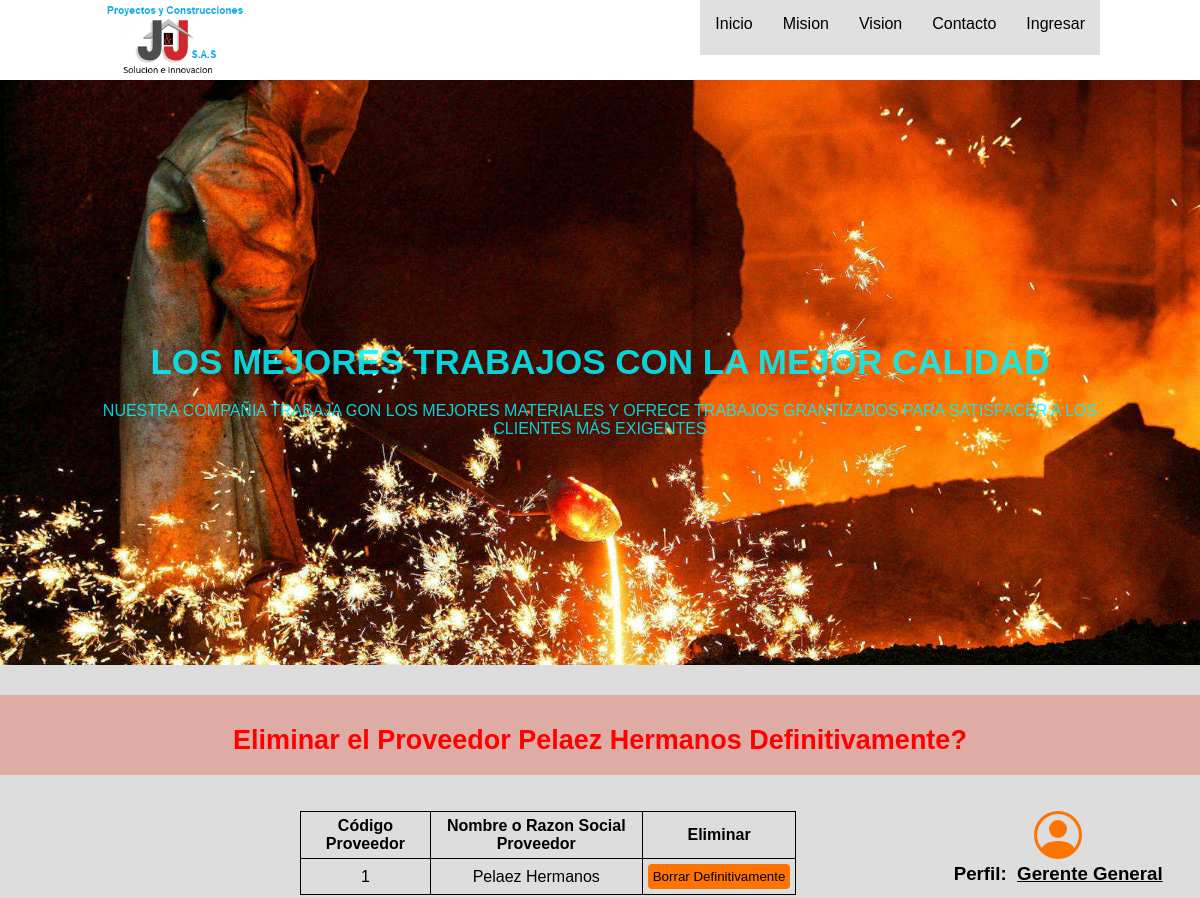
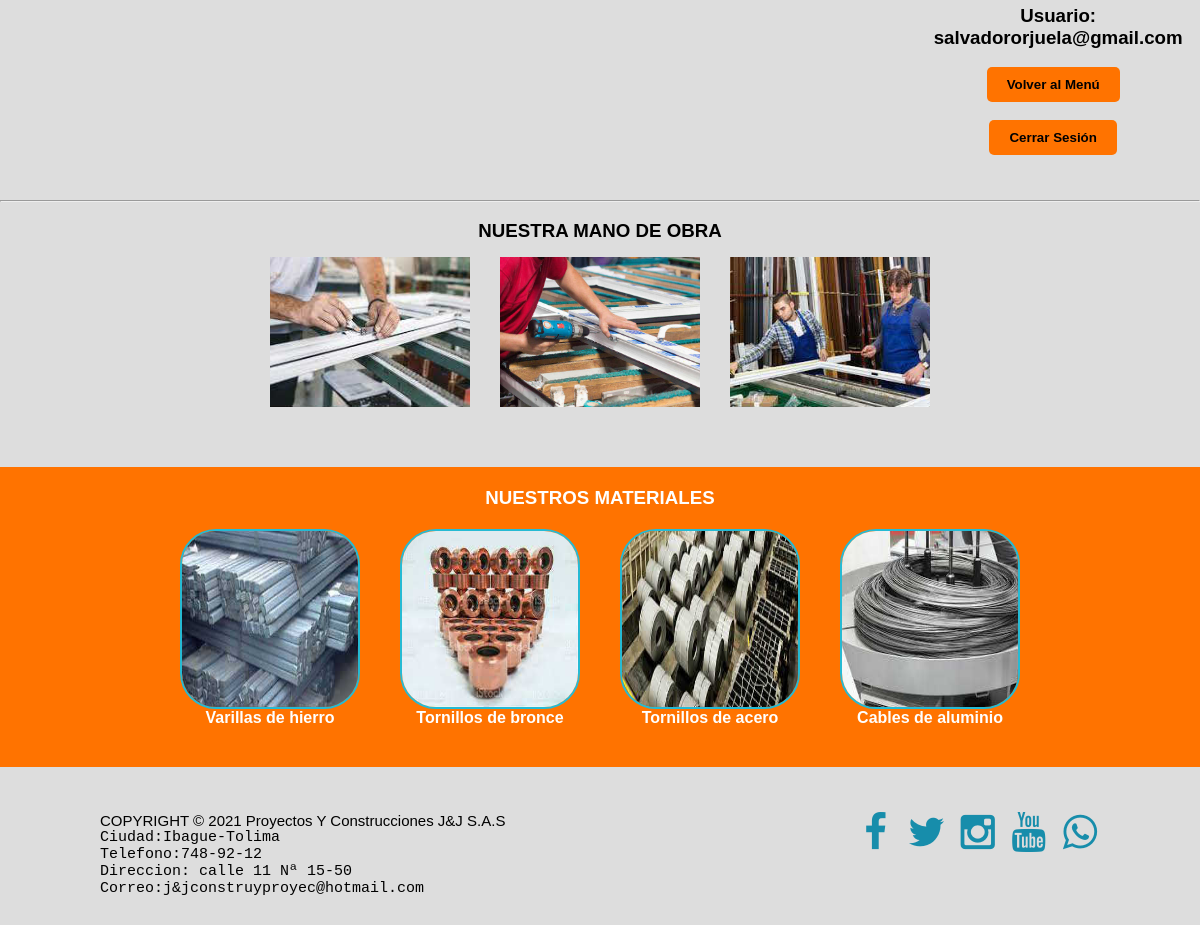
The app's page /operaciones/1 (signed in) with its own data (2 pictures, top to bottom).
### operaciones/models.py (models this page shows)
class Proveedores (models.Model):
    codigo_proveedor = models.IntegerField(primary_key=True)  # llave primaria
    nombre_proveedor = models.CharField(max_length=50)
    direccion_proveedor = models.CharField(max_length=100)
    barrio_proveedor = models.CharField(max_length=50)
    ciudad_proveedor = models.CharField(max_length=50)
    telefono_proveedor = models.IntegerField()
    website_proveedor = models.CharField(max_length=50)
    email = models.EmailField(default="ejemplo@ejemplo.com")
    credito = [
        ("Si", "Si Maneja Crédito"),
        ("No", "No Ofrece Crédito"),
    ]
    maneja_credito = models.CharField(
        max_length=20, choices=credito, default="No")
    def __str__(self):
        return f"{self.nombre_proveedor}"

class CustomUser(AbstractUser):
    identificacion = models.BigIntegerField(
        default="0000000000")
    cargos = [
        ("Gerente General", "Director General"),
        ("Director Operacional", "Director Operacional"),
        ("Almacenista", "Almacenista"),
        ("Contratista", "Contratista"),
        ("NA", "No Asignado")
    ]
    cargo_empleado = models.CharField(
        max_length=50, choices=cargos, default="NA")
    telefono_empleado = models.BigIntegerField(default="0000000000")
    correo_empleado = models.EmailField(default="ejemplo@ejemplo.com")

### operaciones/views.py (the view)
# urls.py: path("<int:codigo_proveedor>", views.borrarproveedor,
@login_required(login_url="/inventarios/ingresar")
def borrarproveedor(request, codigo_proveedor):
    proveedor = Proveedores.objects.get(codigo_proveedor=codigo_proveedor)
    if request.method == "POST":
        proveedor.delete()
        return render(request, "inventarios/gerente.html", {
            'mensaje': "Proveedor Eliminado de la Base de Datos!"
        })
    else:
        return render(request, "operaciones/borrarproveedor.html", {
            'proveedor': proveedor
        })

### operaciones/templates/operaciones/borrarproveedor.html (shortened to what this page needs)
{% extends "inventarios/layout.html" %}
{% block main %}
    <div class="centering error">
        <h2>Eliminar el Proveedor {{ proveedor }} Definitivamente?</h2>
    </div>
    <br><br>
    <section id="bflex">
        <div class="floatLeft">
                <table>
                    <tr>
                            <th><h4>Código Proveedor</h4></th>
                            <th><h4>Nombre o Razon Social Proveedor</h4></th>
                            <th><h4>Eliminar</h4></th>
                    </tr>
                    <tr>
                            <td><p>{{ proveedor.codigo_proveedor }}</p></td>
                            <td><p>{{ proveedor.nombre_proveedor }}</p></td>
                            <td>
                                <form href="{% url 'operaciones:borrarproveedor' proveedor.codigo_proveedor%}"method="post">
                                    <input type="submit" value="Borrar Definitivamente" autofocus class="edition">
                                </form>
                            </td>
                    </tr>
                </table>
        </div>
        <div class="floatRight">
                <h3>Perfil:&nbsp;&nbsp;<u>{{ user.cargo_empleado }}</u></h3>
                <br>
                {% if user.is_authenticated %}
                    <h3>Usuario: {{ user.username }}</h3>
                {% endif %}
                <br>
                <div class="centering logout">
                    <form action="{% url 'operaciones:redirecciongerente' %}" method="post">
                            <input type="submit" Value="Volver al Menú" class="logout" title="Volver al Menú {{ user.cargo_empleado }}">
                    </form>
                </div>
                <br>
                <div class="centering logout">
                    <form action="{% url 'inventarios:salir' %}" method="post">
                            <input type="submit" value="Cerrar Sesión" class="logout" title="Cerrar Sesión {{ user.cargo_empleado }}">
                    </form>
                </div>
        </div>
        <br><br>
    </section>
{% endblock %}

### inventarios/static/inventarios/styles.css (style rules this page uses)
* { margin: 0; padding: 0; box-sizing: border-box; }
body { font-family: "Franklin Gothic Medium", "Arial Narrow", Arial, sans-serif; background-color: #ddd; }
section { width: 100%; margin-bottom: 45px; text-align: center; top: -30px; }
h2 { margin-bottom: 20px; }
#bflex { text-align: center; width: 100%; display: flex; right: 0%; }
.floatRight { float: right; margin: 0 0 0 10%; }
.floatLeft { float: left; margin-left: 25%; }
#bien h3, h4 { text-align: center; }
.centering { width: 100%; height: auto; display: flex; justify-content: center; text-align: center; }
.LoginForm input[type="submit"], .centering input[type="submit"] { transition: O.3s; margin-right: 10px; border: none; background-color: rgb(255, 115, 0); color: var(--white); padding: 10px 20px; font-weight: bold; border-radius: 5px; }
.edition { padding: 5px; border-radius: 4px; max-width: 100%; background-color: rgb(255, 115, 0); border: none; }
.error { color: red; text-align: center; background-color: rgba(220, 55, 34, 0.3); height: 50px; padding: 30px 0 50px 0; font-size: large; margin-top: -90px; }
table, th, td { border:1px solid black; border-collapse: collapse; padding: 5px; }

### records on screen
Proveedores: nombre_proveedor "Pelaez Hermanos", codigo_proveedor "1"
CustomUser: cargo_empleado "Gerente General", username "salvadororjuela@gmail.com"
